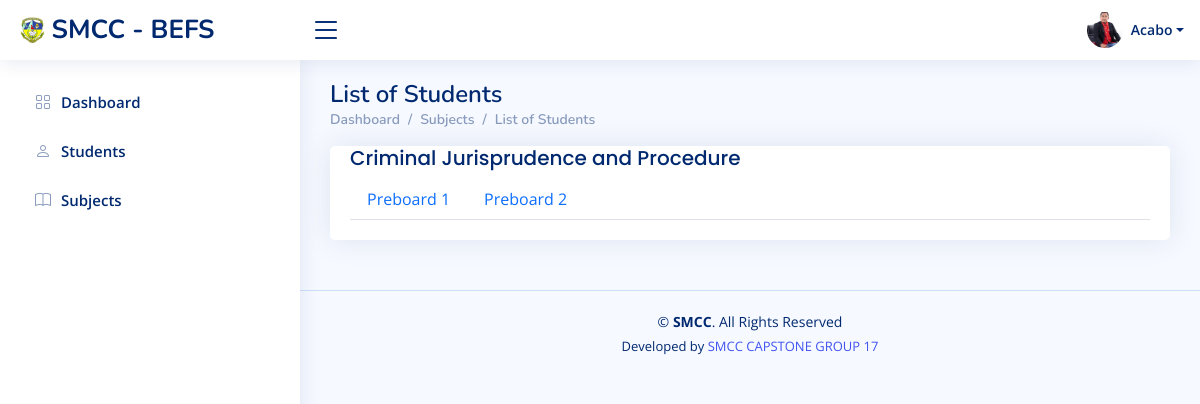
The app's page /reviewer/reviewer_students_view.php?user_id=2&sub_id=1 with its own data.
### tables this page shows
CREATE TABLE `users` (
  `id` int(11) NOT NULL,
  `username` varchar(255) DEFAULT NULL,
  `password` varchar(255) DEFAULT NULL,
  `type` varchar(255) DEFAULT NULL,
  `status` varchar(255) DEFAULT NULL,
  `fname` varchar(255) DEFAULT NULL,
  `lname` varchar(255) DEFAULT NULL,
  `profile_image` varchar(255) DEFAULT NULL,
  `date_created` datetime DEFAULT NULL,
  `logged_in` varchar(255) DEFAULT NULL
);

CREATE TABLE `subjects` (
  `id` int(11) NOT NULL,
  `code` varchar(255) DEFAULT NULL,
  `description` varchar(255) DEFAULT NULL,
  `year_level_id` int(11) DEFAULT NULL,
  `course_id` int(11) DEFAULT NULL,
  `school_year_id` int(11) DEFAULT NULL,
  `date_entry` datetime DEFAULT NULL,
  `status` varchar(255) DEFAULT NULL
);

### reviewer/reviewer_students_view.php (the view, shortened to what this page needs)
<!DOCTYPE html>
<html lang="en">
<?php
include('../dbconnect.php');
$user_id = $_REQUEST['user_id'];
$sub_id = $_REQUEST['sub_id'];
$subject_query = mysqli_query($conn, "SELECT description FROM subjects WHERE id = '$sub_id'") or die(mysqli_error($conn));
$subject_description = "Subject Not Found";
if ($subject_row = mysqli_fetch_assoc($subject_query)) {
    $subject_description = $subject_row['description'];
}
?>
<head>
  <link href="../assets/vendor/bootstrap/css/bootstrap.min.css" rel="stylesheet">
  <link href="../assets/vendor/bootstrap-icons/bootstrap-icons.css" rel="stylesheet">
  <link href="../assets/vendor/boxicons/css/boxicons.min.css" rel="stylesheet">
  <link href="../assets/vendor/quill/quill.snow.css" rel="stylesheet">
  <link href="../assets/vendor/quill/quill.bubble.css" rel="stylesheet">
  <link href="../assets/vendor/remixicon/remixicon.css" rel="stylesheet">
  <link href="../assets/vendor/simple-datatables/style.css" rel="stylesheet">
  <link href="../assets/css/style.css" rel="stylesheet">
</head>
<body>
<?php
$query = mysqli_query($conn, "SELECT * FROM users WHERE id = '$user_id'") or die(mysqli_error($conn));
if ($row = mysqli_fetch_array($query)) {
    $lname = ucfirst(strtolower($row['lname']));
}
?>
  <?php include('reviewer_header.php'); ?>
  <?php include('reviewer_sidebar.php'); ?>
  <main id="main" class="main">
    <div class="pagetitle">
      <h1>List of Students</h1>
      <nav>
        <ol class="breadcrumb">
          <li class="breadcrumb-item"><a href="faculty_home.php?user_id=<?php echo $user_id; ?>">Dashboard</a></li>
          <li class="breadcrumb-item"><a href="faculty_subjects.php?user_id=<?php echo $user_id; ?>">Subjects</a></li>
          <li class="breadcrumb-item">List of Students</li>
        </ol>
      </nav>
    </div>
    <section class="section">
      <div class="row">
        <div class="col-lg-12">
          <div class="card">
            <div class="card-body">
              <h5 style="font-family: 'Poppins', sans-serif; color: #012970;"><?php echo $subject_description; ?></h5>
              <ul class="nav nav-tabs" id="studentTabs" role="tablist">
                <li class="nav-item" role="presentation">
                  <a class="nav-link <?php echo (isset($_GET['active_tab']) && $_GET['active_tab'] == 'Preboard1') ? 'active' : ''; ?>"
                     id="preboard1-tab" data-bs-toggle="tab" href="#preboard1" role="tab" aria-controls="preboard1" aria-selected="true">Preboard 1</a>
                </li>
                <li class="nav-item" role="presentation">
                  <a class="nav-link <?php echo (isset($_GET['active_tab']) && $_GET['active_tab'] == 'Preboard') ? 'active' : ''; ?>"
                     data-bs-toggle="tab" href="#Preboard" role="tab" aria-controls="Preboard" aria-selected="false">Preboard 2</a>
                </li>
              </ul>
            </div>
          </div>
        </div>
      </div>
    </section>
  </main>
  <?php include('../footer.php'); ?>
</body>
</html>

### reviewer/reviewer_header.php (shortened to what this page needs)
<header id="header" class="header fixed-top d-flex align-items-center">
    <div class="d-flex align-items-center justify-content-between">
        <a href="reviewer_home.php?user_id=<?php echo $user_id; ?>" class="logo d-flex align-items-center">
            <img src="../images/Smcc_logo.gif" alt="">
            <span class="d-none d-lg-block">SMCC - BEFS</span>
        </a>
        <i class="bi bi-list toggle-sidebar-btn"></i>
    </div>
    <nav class="header-nav ms-auto">
        <ul class="d-flex align-items-center">
            <li class="nav-item dropdown pe-3">
                <a class="nav-link nav-profile d-flex align-items-center pe-0" href="#" id="navbarDropdown" data-bs-toggle="dropdown" aria-expanded="false">
                    <?php
                    $profile_image = !empty($row['profile_image']) ? $row['profile_image'] : '../assets/img/profile-img2.jpg';
                    ?>
                    <img src="<?php echo $profile_image; ?>" alt="Profile" class="rounded-circle">
                    <span class="d-none d-md-block dropdown-toggle ps-2"><?php echo $lname; ?></span>
                </a>
            </li>
        </ul>
    </nav>
</header>

### assets/css/style.css (style rules this page uses)
:root { scroll-behavior: smooth; }
body { font-family: "Open Sans", sans-serif; background: #f6f9ff; color: #444444; }
a { color: #4154f1; text-decoration: none; }
h1, h2, h3, h4, h5, h6 { font-family: "Nunito", sans-serif; }
#main { margin-top: 60px; padding: 20px 30px; transition: all 0.3s; }
.pagetitle { margin-bottom: 10px; }
.pagetitle h1 { font-size: 24px; margin-bottom: 0; font-weight: 600; color: #012970; }
.card { margin-bottom: 30px; border: none; border-radius: 5px; box-shadow: 0px 0 30px rgba(1, 41, 112, 0.1); }
.card-body { padding: 0 20px 20px 20px; }
.breadcrumb { font-size: 14px; font-family: "Nunito", sans-serif; color: #899bbd; font-weight: 600; }
.breadcrumb a { color: #899bbd; transition: 0.3s; }
.breadcrumb .breadcrumb-item::before { color: #899bbd; }
.logo { line-height: 1; }
@media (min-width: 1200px) { .logo { width: 280px; } }
.logo img { max-height: 26px; margin-right: 6px; }
.logo span { font-size: 26px; font-weight: 700; color: #012970; font-family: "Nunito", sans-serif; }
.header { transition: all 0.5s; z-index: 997; height: 60px; box-shadow: 0px 2px 20px rgba(1, 41, 112, 0.1); background-color: #fff; padding-left: 20px; }
.header .toggle-sidebar-btn { font-size: 32px; padding-left: 10px; cursor: pointer; color: #012970; }
.header-nav ul { list-style: none; }
.header-nav>ul { margin: 0; padding: 0; }
.header-nav .nav-profile { color: #012970; }
.header-nav .nav-profile img { max-height: 36px; }
.header-nav .nav-profile span { font-size: 14px; font-weight: 600; }
@media (min-width: 1200px) { #main, #footer { margin-left: 300px; } }

### records on screen
users: profile_image (picture), lname "Acabo"
subjects: description "Criminal Jurisprudence and Procedure"
